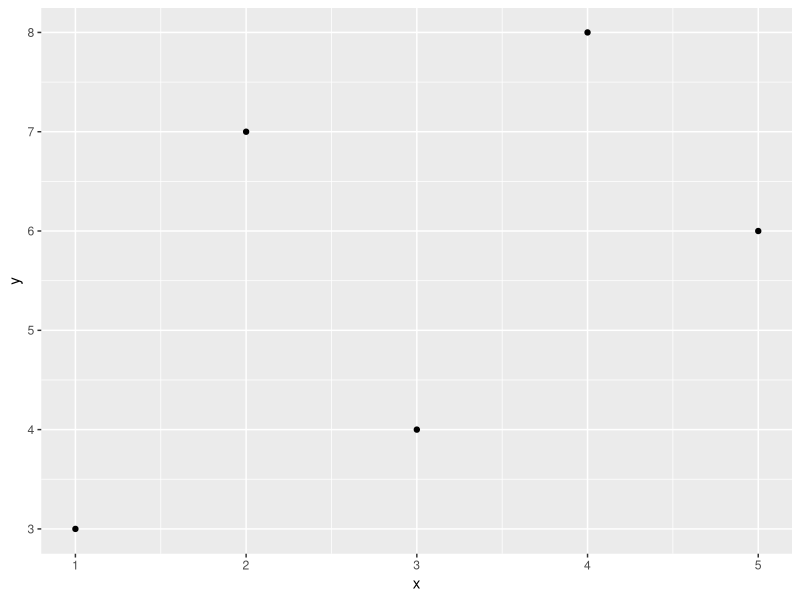

Write R code to recreate this figure.
 #Use qplot() to create a simple scatter plot
#with vectors x and y.

# load the ggplot2 package
library(ggplot2)

# Create some example data

x<-c(1,2,3,4,5)
y<-c(3,7,4,8,6)

# Create some simple scatter plot using qplot()
qplot(x,y)